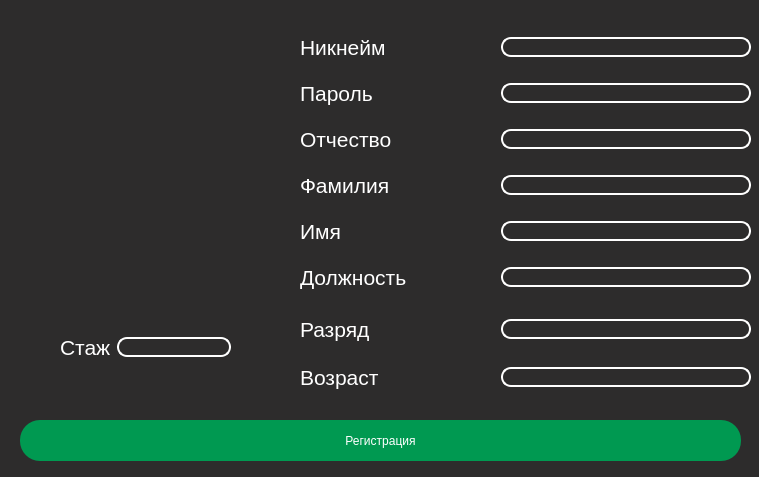
<?xml version="1.0" encoding="UTF-8"?>
<ui version="4.0">
    <class>Dialog</class>
    <widget class="QDialog" name="Dialog">
        <property name="geometry">
            <rect>
                <x>0</x>
                <y>0</y>
                <width>759</width>
                <height>477</height>
            </rect>
        </property>
        <property name="windowTitle">
            <string>Dialog</string>
        </property>

        <property name="styleSheet">
            <string notr="true">background-color: rgb(45, 44, 44);
                color: white;
            </string>
        </property>
        <widget class="QStackedWidget" name="stackedWidget">
            <property name="geometry">
                <rect>
                    <x>10</x>
                    <y>10</y>
                    <width>812</width>
                    <height>551</height>
                </rect>
            </property>
            <property name="styleSheet">
                <string notr="true">background-color: rgb(45, 44, 44);</string>
            </property>
            <property name="currentIndex">
                <number>1</number>
            </property>
            <widget class="QWidget" name="education_page_3"/>
            <widget class="QWidget" name="acc_page_3">
                <widget class="QLabel" name="label_52">
                    <property name="geometry">
                        <rect>
                            <x>0</x>
                            <y>0</y>
                            <width>271</width>
                            <height>271</height>
                        </rect>
                    </property>
                    <property name="minimumSize">
                        <size>
                            <width>40</width>
                            <height>40</height>
                        </size>
                    </property>
                    <property name="text">
                        <string/>
                    </property>
                    <property name="pixmap">
                        <pixmap resource="resourses.qrc">
                            :/res/kisspng-user-profile-2018-in-sight-user-conference-expo-5b554c0968c377.0307553315323166814291-fotor-bg-remover-20241102121640.png
                        </pixmap>
                    </property>
                    <property name="scaledContents">
                        <bool>true</bool>
                    </property>
                </widget>
                <widget class="QWidget" name="layoutWidget_7">
                    <property name="geometry">
                        <rect>
                            <x>50</x>
                            <y>320</y>
                            <width>171</width>
                            <height>35</height>
                        </rect>
                    </property>
                    <layout class="QHBoxLayout" name="horizontalLayout_27">
                        <item>
                            <widget class="QLabel" name="label_53">
                                <property name="font">
                                    <font>
                                        <pointsize>16</pointsize>
                                    </font>
                                </property>
                                <property name="text">
                                    <string>Стаж</string>
                                </property>
                            </widget>
                        </item>
                        <item>
                            <widget class="QLineEdit" name="lineEdit_expirience_reg">
                                <property name="maximumSize">
                                    <size>
                                        <width>250</width>
                                        <height>16777215</height>
                                    </size>
                                </property>
                                <property name="sizeIncrement">
                                    <size>
                                        <width>0</width>
                                        <height>0</height>
                                    </size>
                                </property>
                                <property name="styleSheet">
                                    <string notr="true">QLineEdit {
                                        border: 2px solid white;
                                        border-radius: 10px;
                                        color: white;

                                        }
                                    </string>
                                </property>
                            </widget>
                        </item>
                    </layout>
                </widget>
                <widget class="QWidget" name="layoutWidget_8">
                    <property name="geometry">
                        <rect>
                            <x>290</x>
                            <y>300</y>
                            <width>451</width>
                            <height>39</height>
                        </rect>
                    </property>
                    <layout class="QHBoxLayout" name="horizontalLayout_28">
                        <item>
                            <widget class="QLabel" name="label_59">
                                <property name="font">
                                    <font>
                                        <pointsize>16</pointsize>
                                    </font>
                                </property>
                                <property name="text">
                                    <string>Разряд</string>
                                </property>
                            </widget>
                        </item>
                        <item>
                            <widget class="QLineEdit" name="lineEdit_level_reg">
                                <property name="maximumSize">
                                    <size>
                                        <width>250</width>
                                        <height>16777215</height>
                                    </size>
                                </property>
                                <property name="sizeIncrement">
                                    <size>
                                        <width>0</width>
                                        <height>0</height>
                                    </size>
                                </property>
                                <property name="styleSheet">
                                    <string notr="true">QLineEdit {
                                        border: 2px solid white;
                                        border-radius: 10px;
                                        color: white;

                                        }
                                    </string>
                                </property>
                            </widget>
                        </item>
                    </layout>
                </widget>
                <widget class="QWidget" name="layoutWidget_9">
                    <property name="geometry">
                        <rect>
                            <x>290</x>
                            <y>10</y>
                            <width>451</width>
                            <height>289</height>
                        </rect>
                    </property>
                    <layout class="QVBoxLayout" name="verticalLayout_11">
                        <item>
                            <layout class="QHBoxLayout" name="horizontalLayout_32">
                                <item>
                                    <widget class="QLabel" name="label_61">
                                        <property name="font">
                                            <font>
                                                <pointsize>16</pointsize>
                                            </font>
                                        </property>
                                        <property name="text">
                                            <string>Никнейм</string>
                                        </property>
                                    </widget>
                                </item>
                                <item>
                                    <widget class="QLineEdit" name="lineEdit_login_reg">
                                        <property name="maximumSize">
                                            <size>
                                                <width>250</width>
                                                <height>16777215</height>
                                            </size>
                                        </property>
                                        <property name="sizeIncrement">
                                            <size>
                                                <width>0</width>
                                                <height>0</height>
                                            </size>
                                        </property>
                                        <property name="styleSheet">
                                            <string notr="true">QLineEdit {
                                                border: 2px solid white;
                                                border-radius: 10px;
                                                color: white;

                                                }
                                            </string>
                                        </property>
                                    </widget>
                                </item>
                            </layout>
                        </item>
                        <item>
                            <layout class="QHBoxLayout" name="horizontalLayout_33">
                                <item>
                                    <widget class="QLabel" name="label_63">
                                        <property name="font">
                                            <font>
                                                <pointsize>16</pointsize>
                                            </font>
                                        </property>
                                        <property name="text">
                                            <string>Пароль</string>
                                        </property>
                                    </widget>
                                </item>
                                <item>
                                    <widget class="QLineEdit" name="lineEdit_paswword_reg">
                                        <property name="maximumSize">
                                            <size>
                                                <width>250</width>
                                                <height>16777215</height>
                                            </size>
                                        </property>
                                        <property name="sizeIncrement">
                                            <size>
                                                <width>0</width>
                                                <height>0</height>
                                            </size>
                                        </property>
                                        <property name="styleSheet">
                                            <string notr="true">QLineEdit {
                                                border: 2px solid white;
                                                border-radius: 10px;
                                                color: white;

                                                }
                                            </string>
                                        </property>
                                    </widget>
                                </item>
                            </layout>
                        </item>
                        <item>
                            <layout class="QHBoxLayout" name="horizontalLayout_34">
                                <item>
                                    <widget class="QLabel" name="label_65">
                                        <property name="font">
                                            <font>
                                                <pointsize>16</pointsize>
                                            </font>
                                        </property>
                                        <property name="text">
                                            <string>Отчество</string>
                                        </property>
                                    </widget>
                                </item>
                                <item>
                                    <widget class="QLineEdit" name="lineEdit_midlname_reg">
                                        <property name="maximumSize">
                                            <size>
                                                <width>250</width>
                                                <height>16777215</height>
                                            </size>
                                        </property>
                                        <property name="sizeIncrement">
                                            <size>
                                                <width>0</width>
                                                <height>0</height>
                                            </size>
                                        </property>
                                        <property name="styleSheet">
                                            <string notr="true">QLineEdit {
                                                border: 2px solid white;
                                                border-radius: 10px;
                                                color: white;

                                                }
                                            </string>
                                        </property>
                                    </widget>
                                </item>
                            </layout>
                        </item>
                        <item>
                            <layout class="QHBoxLayout" name="horizontalLayout_35">
                                <item>
                                    <widget class="QLabel" name="label_67">
                                        <property name="font">
                                            <font>
                                                <pointsize>16</pointsize>
                                            </font>
                                        </property>
                                        <property name="text">
                                            <string>Фамилия</string>
                                        </property>
                                    </widget>
                                </item>
                                <item>
                                    <widget class="QLineEdit" name="lineEdit_secondname_reg">
                                        <property name="maximumSize">
                                            <size>
                                                <width>250</width>
                                                <height>16777215</height>
                                            </size>
                                        </property>
                                        <property name="sizeIncrement">
                                            <size>
                                                <width>0</width>
                                                <height>0</height>
                                            </size>
                                        </property>
                                        <property name="styleSheet">
                                            <string notr="true">QLineEdit {
                                                border: 2px solid white;
                                                border-radius: 10px;
                                                color: white;

                                                }
                                            </string>
                                        </property>
                                    </widget>
                                </item>
                            </layout>
                        </item>
                        <item>
                            <layout class="QHBoxLayout" name="horizontalLayout_36">
                                <item>
                                    <widget class="QLabel" name="label_69">
                                        <property name="font">
                                            <font>
                                                <pointsize>16</pointsize>
                                            </font>
                                        </property>
                                        <property name="text">
                                            <string>Имя</string>
                                        </property>
                                    </widget>
                                </item>
                                <item>
                                    <widget class="QLineEdit" name="lineEdit_name_reg">
                                        <property name="maximumSize">
                                            <size>
                                                <width>250</width>
                                                <height>16777215</height>
                                            </size>
                                        </property>
                                        <property name="sizeIncrement">
                                            <size>
                                                <width>0</width>
                                                <height>0</height>
                                            </size>
                                        </property>
                                        <property name="styleSheet">
                                            <string notr="true">QLineEdit {
                                                border: 2px solid white;
                                                border-radius: 10px;
                                                color: white;

                                                }
                                            </string>
                                        </property>
                                    </widget>
                                </item>
                            </layout>
                        </item>
                        <item>
                            <layout class="QHBoxLayout" name="horizontalLayout_37">
                                <item>
                                    <widget class="QLabel" name="label_71">
                                        <property name="font">
                                            <font>
                                                <pointsize>16</pointsize>
                                            </font>
                                        </property>
                                        <property name="text">
                                            <string>Должность</string>
                                        </property>
                                    </widget>
                                </item>
                                <item>
                                    <widget class="QLineEdit" name="lineEdit_post_reg">
                                        <property name="maximumSize">
                                            <size>
                                                <width>250</width>
                                                <height>16777215</height>
                                            </size>
                                        </property>
                                        <property name="sizeIncrement">
                                            <size>
                                                <width>0</width>
                                                <height>0</height>
                                            </size>
                                        </property>
                                        <property name="styleSheet">
                                            <string notr="true">QLineEdit {
                                                border: 2px solid white;
                                                border-radius: 10px;
                                                color: white;

                                                }
                                            </string>
                                        </property>
                                    </widget>
                                </item>
                            </layout>
                        </item>
                    </layout>
                </widget>
                <widget class="QPushButton" name="pushButton_reg_reg">
                    <property name="geometry">
                        <rect>
                            <x>10</x>
                            <y>410</y>
                            <width>721</width>
                            <height>41</height>
                        </rect>
                    </property>
                    <property name="styleSheet">
                        <string notr="true">background-color: rgb(0, 153, 81);
                            color: white;
                            border-radius: 20px;
                        </string>
                    </property>
                    <property name="text">
                        <string>Регистрация</string>
                    </property>
                </widget>
                <widget class="QWidget" name="">
                    <property name="geometry">
                        <rect>
                            <x>290</x>
                            <y>350</y>
                            <width>451</width>
                            <height>35</height>
                        </rect>
                    </property>
                    <layout class="QHBoxLayout" name="horizontalLayout">
                        <item>
                            <widget class="QLabel" name="label_55">
                                <property name="font">
                                    <font>
                                        <pointsize>16</pointsize>
                                    </font>
                                </property>
                                <property name="text">
                                    <string>Возраст</string>
                                </property>
                            </widget>
                        </item>
                        <item>
                            <widget class="QLineEdit" name="lineEdit_age_reg">
                                <property name="maximumSize">
                                    <size>
                                        <width>250</width>
                                        <height>16777215</height>
                                    </size>
                                </property>
                                <property name="sizeIncrement">
                                    <size>
                                        <width>0</width>
                                        <height>0</height>
                                    </size>
                                </property>
                                <property name="styleSheet">
                                    <string notr="true">QLineEdit {
                                        border: 2px solid white;
                                        border-radius: 10px;
                                        color: white;

                                        }
                                    </string>
                                </property>
                            </widget>
                        </item>
                    </layout>
                </widget>
            </widget>
            <widget class="QWidget" name="order_page_3">
                <widget class="QLineEdit" name="lineEdit_id_input_3">
                    <property name="geometry">
                        <rect>
                            <x>30</x>
                            <y>50</y>
                            <width>261</width>
                            <height>30</height>
                        </rect>
                    </property>
                    <property name="styleSheet">
                        <string notr="true">QLineEdit {
                            border: 2px solid white;
                            border-radius: 10px;
                            color: white;

                            }
                        </string>
                    </property>
                </widget>
                <widget class="QLineEdit" name="lineEdit_coment_input_3">
                    <property name="geometry">
                        <rect>
                            <x>30</x>
                            <y>120</y>
                            <width>761</width>
                            <height>201</height>
                        </rect>
                    </property>
                    <property name="styleSheet">
                        <string notr="true">QLineEdit {
                            border: 2px solid white;
                            border-radius: 10px;
                            color: white;

                            }
                        </string>
                    </property>
                    <property name="text">
                        <string/>
                    </property>
                </widget>
                <widget class="QLabel" name="label_73">
                    <property name="geometry">
                        <rect>
                            <x>30</x>
                            <y>90</y>
                            <width>261</width>
                            <height>16</height>
                        </rect>
                    </property>
                    <property name="text">
                        <string>Введите личный коментарий(по желанию)</string>
                    </property>
                </widget>
                <widget class="QLabel" name="label_74">
                    <property name="geometry">
                        <rect>
                            <x>30</x>
                            <y>30</y>
                            <width>141</width>
                            <height>16</height>
                        </rect>
                    </property>
                    <property name="text">
                        <string>Введите номер станка</string>
                    </property>
                </widget>
                <widget class="QPushButton" name="pushButton_send_order_3">
                    <property name="geometry">
                        <rect>
                            <x>40</x>
                            <y>330</y>
                            <width>161</width>
                            <height>41</height>
                        </rect>
                    </property>
                    <property name="styleSheet">
                        <string notr="true">background-color: rgb(0, 153, 81);
                            color: white;
                            border-radius: 20px;
                        </string>
                    </property>
                    <property name="text">
                        <string>Отправить заявку</string>
                    </property>
                </widget>
            </widget>
            <widget class="QWidget" name="setting_page_3"/>
        </widget>
    </widget>
    <resources>
        <include location="resourses.qrc"/>
        <include location="🤡Project🤡/resourses.qrc"/>
        <include location="../resourses.qrc"/>
    </resources>
    <connections/>
</ui>
